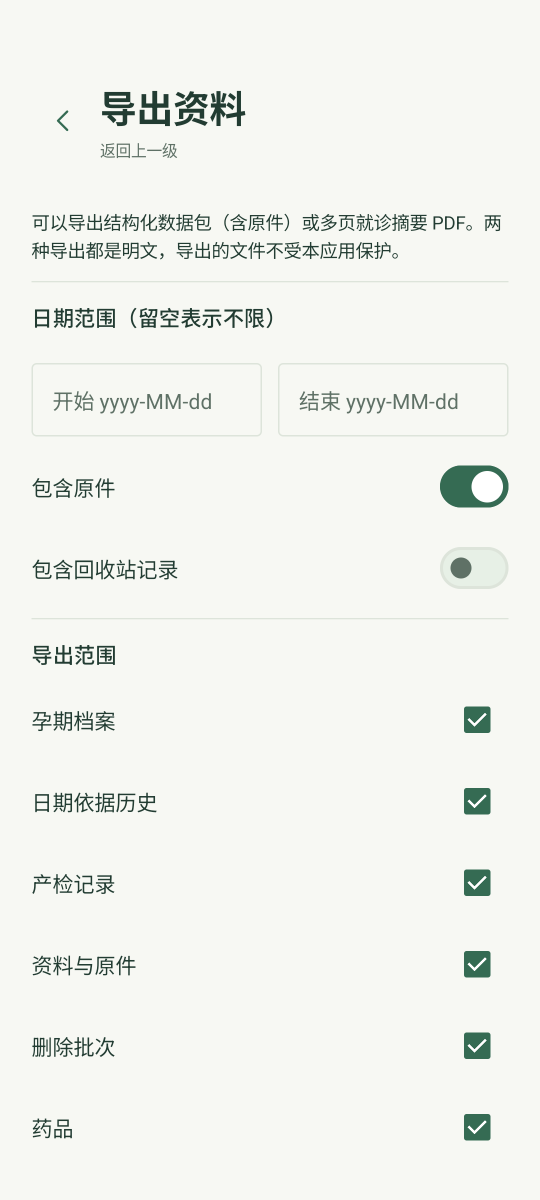
#> input picture docs/verification/2026-10-24-ui-p1-polish/after-color-fix/export-screen.png, 1080 x 2400 px, found by its file name (shown at 1/2 size)
$ python measure_switch.py
#> lines starting #> are read from the running program, lines starting #| are printed output that depends on the picture; after the words box and inside, x2 and y2 are one past the last pixel; in counts of white or black regions, pixels touching at a corner belong together
"""Switch state / contrast measurement for task-10 (JournalSwitch).

Screenshots (1080x2400, emulator-5556 / 420dpi => 1 dp = 2.625 px):
  after : light/coverage/export-screen.png, cloud-connection-backup.png, reminder-settings-custom.png
  before: docs/verification/2026-10-24-ui-evidence-gaps/light/coverage/<same names>

For every switch track found (52x32 dp M3 track = 136.5x84 px, detected as a connected component of the
expected track colour in that shape range) the script reports:
  * track colour / bbox / size in dp
  * thumb pixels inside the track bbox (checked = white onPrimary, unchecked = muted onSurfaceVariant)
  * border ring pixels inside the track bbox (unchecked border = outline)
and computes the WCAG contrast pairs of the design tokens before/after.
"""
import json
import os

from PIL import Image
import numpy as np

ROOT = os.path.dirname(os.path.abspath(__file__))  # docs/verification/2026-10-24-ui-p1-polish
REPO = os.path.abspath(os.path.join(ROOT, '..', '..', '..'))
AFTER = os.path.join(ROOT, 'light', 'coverage')
BEFORE = os.path.join(REPO, 'docs', 'verification', '2026-10-24-ui-evidence-gaps', 'light', 'coverage')
OUT_JSON = os.path.join(ROOT, 'measurements-switch.json')
OUT_TXT = os.path.join(ROOT, '_tools', 'measurements-switch.txt')
DP = 1080 / 411.4286
FACTOR = 2

PRIMARY = '#356B53'
SOFT = '#E7F0E6'
OUTLINE = '#DDE4DA'
WHITE = '#FFFFFF'
MUTED = '#5F7166'
SURFACE = '#FFFFFF'
BG = '#F7F8F3'
# Material3 defaults before the explicit colours (theme roles used by SwitchDefaults.colors()):
M3_UNCHECKED_TRACK = OUTLINE          # colourScheme.surfaceContainerHighest = outline in this theme
M3_UNCHECKED_THUMB = OUTLINE          # colourScheme.outline
M3_CHECKED_TRACK = PRIMARY
M3_CHECKED_THUMB = WHITE

TRACK_W_DP, TRACK_H_DP = 52.0, 32.0


def rgb(hex_):
    h = hex_.lstrip('#')
    return np.array([int(h[0:2], 16), int(h[2:4], 16), int(h[4:6], 16)], np.uint8)


def hex_(c):
    return '#%02X%02X%02X' % (int(c[0]), int(c[1]), int(c[2]))


def lum(hex_):
    def channel(v):
        v = v / 255.0
        return v / 12.92 if v <= 0.04045 else ((v + 0.055) / 1.055) ** 2.4
    h = hex_.lstrip('#')
    return 0.2126 * channel(int(h[0:2], 16)) + 0.7152 * channel(int(h[2:4], 16)) + 0.0722 * channel(int(h[4:6], 16))


def contrast(a, b):
    la, lb = lum(a), lum(b)
    hi, lo = max(la, lb), min(la, lb)
    return round((hi + 0.05) / (lo + 0.05), 2)


def components(mask, min_px=20):
    h, w = mask.shape
    seen = np.zeros((h, w), bool)
    ys, xs = np.nonzero(mask)
    out = []
    for y0, x0 in zip(ys, xs):
        if seen[y0, x0]:
            continue
        stack = [(y0, x0)]
        seen[y0, x0] = True
        count = 0
        miny = maxy = y0
        minx = maxx = x0
        while stack:
            y, x = stack.pop()
            count += 1
            miny = min(miny, y)
            maxy = max(maxy, y)
            minx = min(minx, x)
            maxx = max(maxx, x)
            for ny, nx in ((y - 1, x), (y + 1, x), (y, x - 1), (y, x + 1)):
                if 0 <= ny < h and 0 <= nx < w and mask[ny, nx] and not seen[ny, nx]:
                    seen[ny, nx] = True
                    stack.append((ny, nx))
        if count >= min_px:
            out.append(dict(px=count, x0=minx, y0=miny, x1=maxx, y1=maxy))
    out.sort(key=lambda c: c['px'], reverse=True)
    return out


def track_shape(c):
    w = (c['x1'] - c['x0'] + 1) / DP
    h = (c['y1'] - c['y0'] + 1) / DP
    return 40 <= w <= 70 and 24 <= h <= 40


def analyse(path):
    a = np.array(Image.open(path).convert('RGB'))
    found = []
    for colour in (PRIMARY, SOFT, OUTLINE, WHITE):
        mask = np.all(a == rgb(colour), axis=2)
        for c in components(mask, min_px=2000):
            if not track_shape(c):
                continue
            # exclude duplicates (a checked track also contains primary pixels only; unchecked is soft/outline)
            if any(abs(c['x0'] - f['x0']) < 8 and abs(c['y0'] - f['y0']) < 8 for f in found):
                continue
            x0, y0, x1, y1 = c['x0'], c['y0'], c['x1'], c['y1']
            box = a[y0:y1 + 1, x0:x1 + 1]
            thumb_counts = {k: int(np.all(box == rgb(v), axis=2).sum()) for k, v in
                            dict(white=WHITE, muted=MUTED, soft=SOFT, outline=OUTLINE, primary=PRIMARY).items()}
            found.append(dict(
                track_colour=colour, x0=int(x0), y0=int(y0),
                x0_dp=round(x0 / DP, 2), y0_dp=round(y0 / DP, 2),
                w_dp=round((x1 - x0 + 1) / DP, 2), h_dp=round((y1 - y0 + 1) / DP, 2),
                track_px=c['px'], inner_colour_counts=thumb_counts,
            ))
    found.sort(key=lambda f: (f['y0_dp'], f['x0_dp']))
    return found


def main():
    report = {'contrast': {}, 'files': {}}
    pairs_after = {
        'checked thumb(white) / track(primary)': (WHITE, PRIMARY),
        'unchecked thumb(muted) / track(soft)': (MUTED, SOFT),
        'unchecked thumb(muted) / border(outline)': (MUTED, OUTLINE),
        'unchecked track(soft) / page background': (SOFT, BG),
        'checked track(primary) / page background': (PRIMARY, BG),
        'border(outline) / page background': (OUTLINE, BG),
    }
    pairs_before = {
        'checked thumb(onPrimary white) / track(primary)': (WHITE, PRIMARY),
        'unchecked thumb(outline) / track(surfaceContainerHighest=outline)': (OUTLINE, OUTLINE),
        'unchecked track(outline) / page background': (OUTLINE, BG),
    }
    for label, (fg, bg) in pairs_before.items():
        report['contrast']['before: ' + label] = dict(fg=fg, bg=bg, ratio=contrast(fg, bg))
    for label, (fg, bg) in pairs_after.items():
        report['contrast']['after:  ' + label] = dict(fg=fg, bg=bg, ratio=contrast(fg, bg))

    lines = ['== WCAG contrast (Switch states)']
    for k, v in report['contrast'].items():
        lines.append('  %-70s fg=%s bg=%s ratio=%.2f' % (k, v['fg'], v['bg'], v['ratio']))

    for name in ('export-screen.png', 'cloud-connection-backup.png', 'reminder-settings-custom.png'):
        for phase, base in (('before', BEFORE), ('after', AFTER)):
            path = os.path.join(base, name)
            if not os.path.exists(path):
                continue
            switches = analyse(path)
#> the loop in analyse, `for colour in (PRIMARY, SOFT, OUTLINE, WHITE):` made 4 passes
#> pass 1, in analyse, `mask = np.all(a == rgb(colour), axis=2)`:
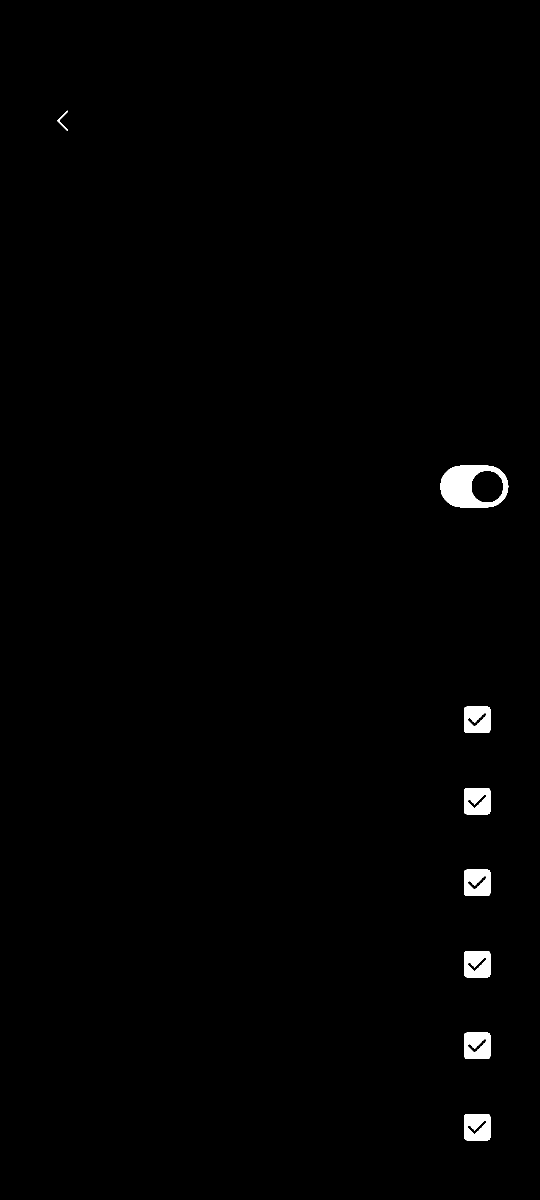
#> mask: shape (2400, 1080) bool (shown at 1/2 size); 0.83% white; 8 white regions, largest, box (x1, y1, x2, y2) and area: (880, 931, 1017, 1015) 6630, (929, 1739, 981, 1792) 2457, (929, 1902, 981, 1955) 2456
#> pass 2, in analyse, `mask = np.all(a == rgb(colour), axis=2)`:
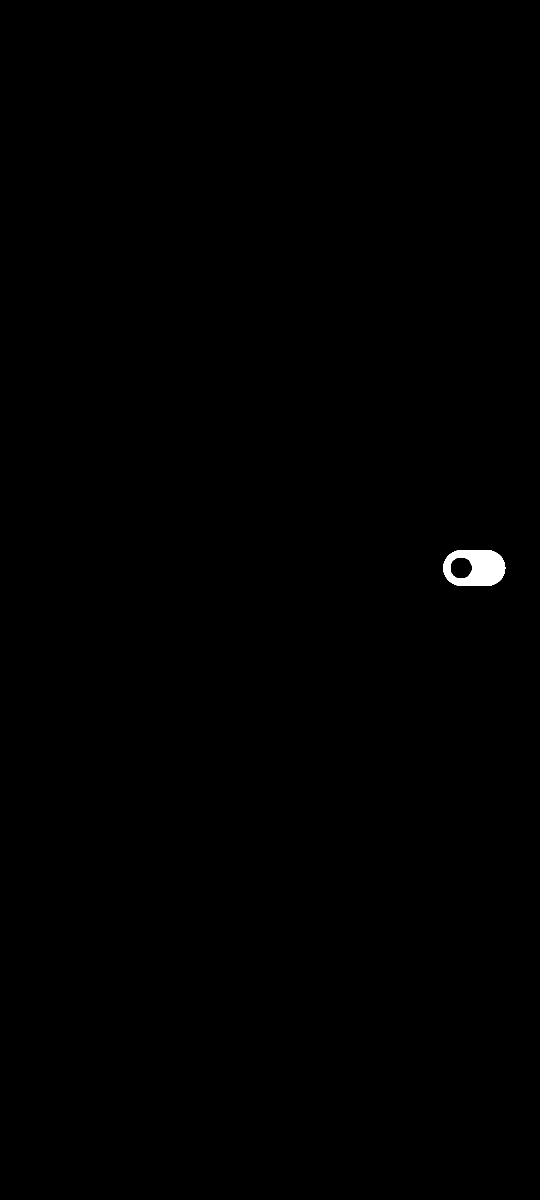
#> mask: shape (2400, 1080) bool (shown at 1/2 size); 0.24% white; 1 white region, box (x1, y1, x2, y2) and area: (886, 1100, 1011, 1172) 6335
#> pass 3, in analyse, `mask = np.all(a == rgb(colour), axis=2)`:
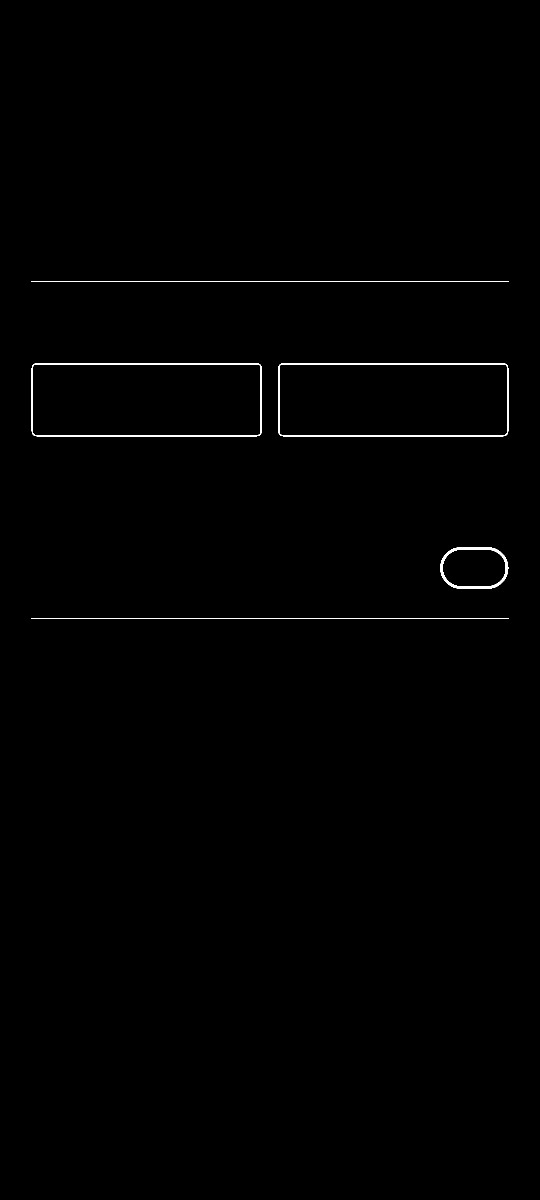
#> mask: shape (2400, 1080) bool (shown at 1/2 size); 0.49% white; 5 white regions, box (x1, y1, x2, y2) and area: (63, 726, 524, 873) 3520, (556, 726, 1017, 873) 3520, (63, 562, 1017, 564) 1908, (63, 1236, 1017, 1238) 1908, (880, 1094, 1017, 1178) 1904
#> after the loop in analyse, `for colour in (PRIMARY, SOFT, OUTLINE, WHITE):`: found = 2 items
#> switches = 2 items
            report['files']['%s/%s' % (phase, name)] = switches
            lines.append('')
            lines.append('== %s / %s : %d switch track(s)' % (phase, name, len(switches)))
            for s in switches:
                lines.append('  track=%s  %.2f x %.2f dp @ (%.2f, %.2f)  track_px=%d  inner=%s' % (
                    s['track_colour'], s['w_dp'], s['h_dp'], s['x0_dp'], s['y0_dp'], s['track_px'], s['inner_colour_counts']))
#> this loop made 2 passes
#> after the loop, lines = 14 items
#> pass 2 of the loop in main, `for name in ('export-screen.png', 'cloud-connection-backup.png', 'remi..`:
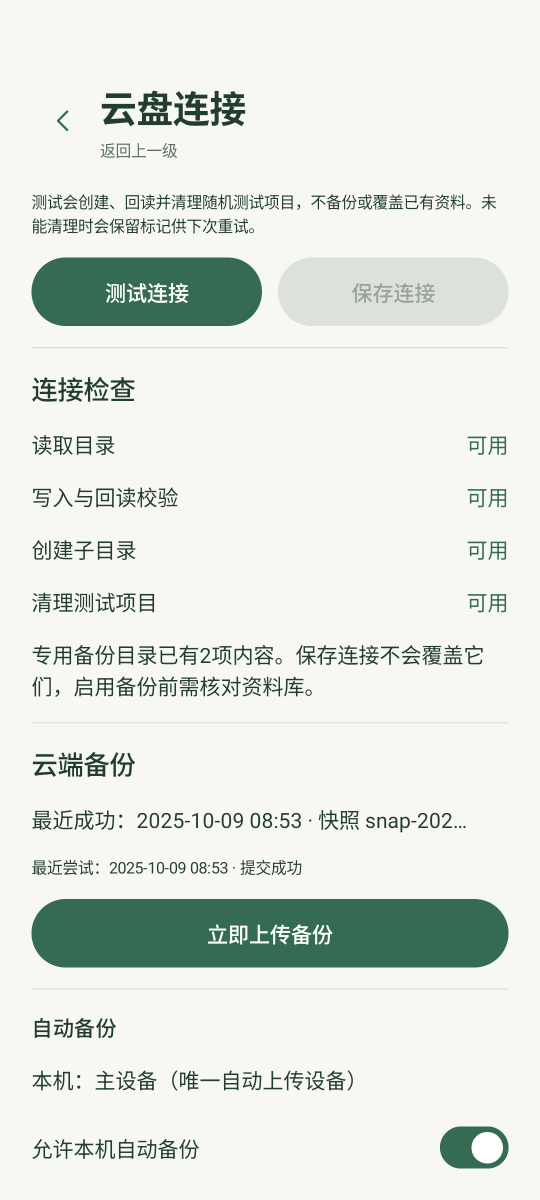
#> input picture docs/verification/2026-10-24-ui-p1-polish/after-color-fix/cloud-connection-backup.png, 1080 x 2400 px, found by its file name (shown at 1/2 size)
#> the loop in analyse (call 3), `for colour in (PRIMARY, SOFT, OUTLINE, WHITE):` made 4 passes
#> pass 1, in analyse (call 3), `mask = np.all(a == rgb(colour), axis=2)`:
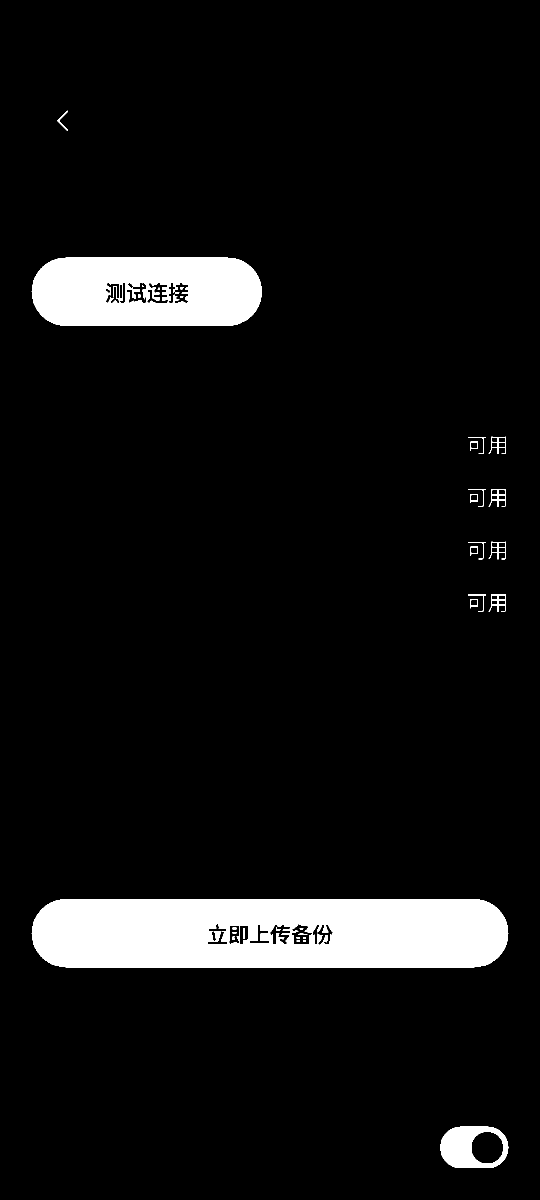
#> mask: shape (2400, 1080) bool (shown at 1/2 size); 7.2% white; 32 white regions (6 under 20 px), largest, box (x1, y1, x2, y2) and area: (63, 1798, 1017, 1935) 121430, (63, 515, 524, 652) 55121, (880, 2253, 1017, 2336) 6586
#> pass 3, in analyse (call 3), `mask = np.all(a == rgb(colour), axis=2)`:
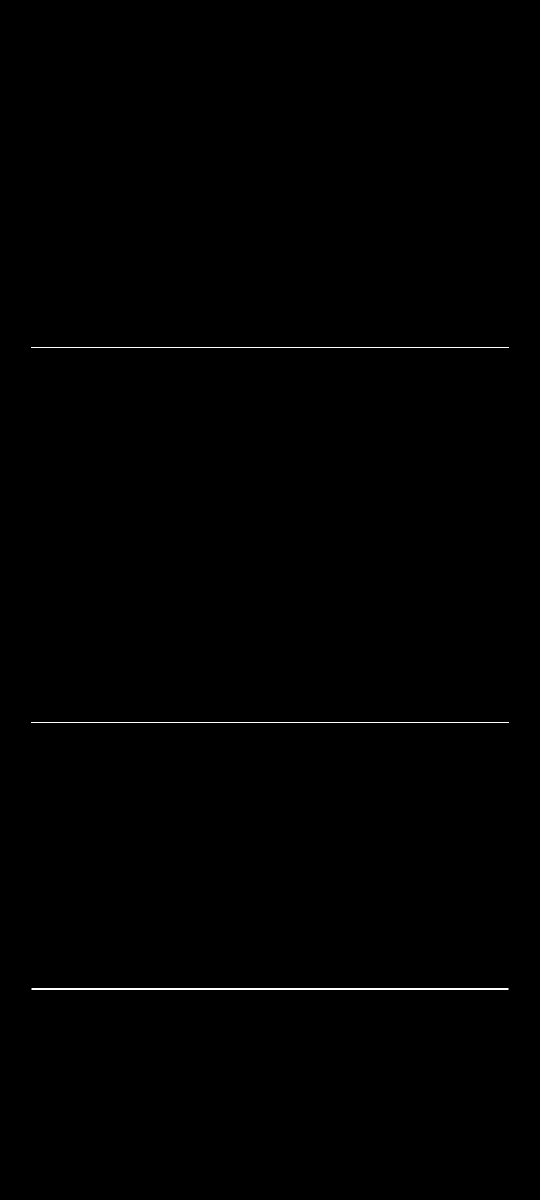
#> mask: shape (2400, 1080) bool (shown at 1/2 size); 0.22% white in thin lines or dots, all inside (x1, y1, x2, y2) = (63, 694, 1017, 1979)
#> after the loop in analyse (call 3), `for colour in (PRIMARY, SOFT, OUTLINE, WHITE):`: found = 1 item
#> the loop in main, `for s in switches:` made 1 pass
#> pass 3 of the loop in main, `for name in ('export-screen.png', 'cloud-connection-backup.png', 'remi..`:
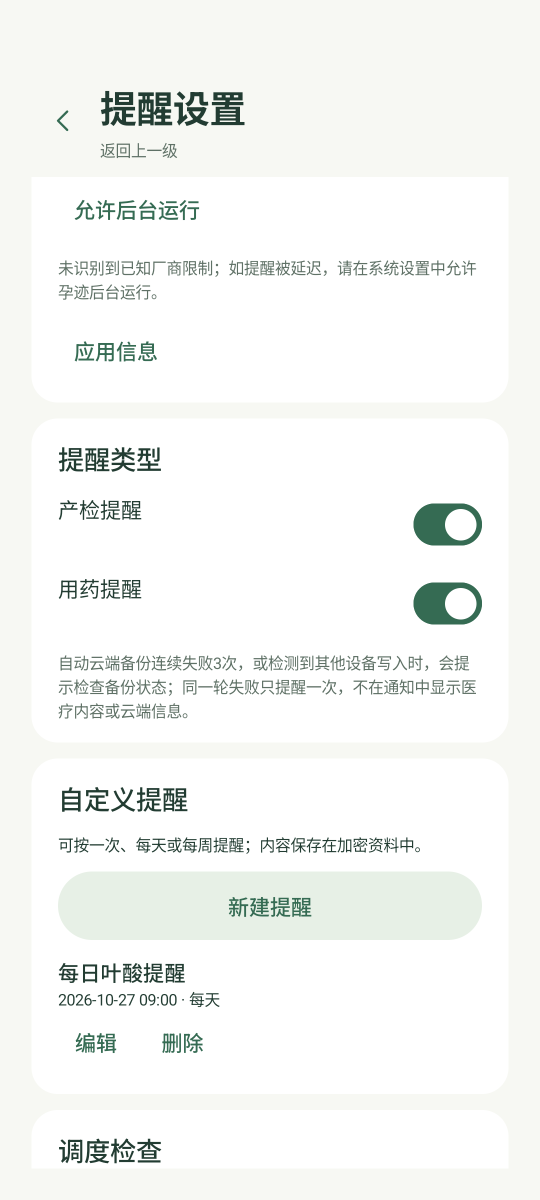
#> input picture docs/verification/2026-10-24-ui-p1-polish/after-color-fix/reminder-settings-custom.png, 1080 x 2400 px, found by its file name (shown at 1/2 size)
#> the loop in analyse (call 5), `for colour in (PRIMARY, SOFT, OUTLINE, WHITE):` made 4 passes
#> pass 1, in analyse (call 5), `mask = np.all(a == rgb(colour), axis=2)`:
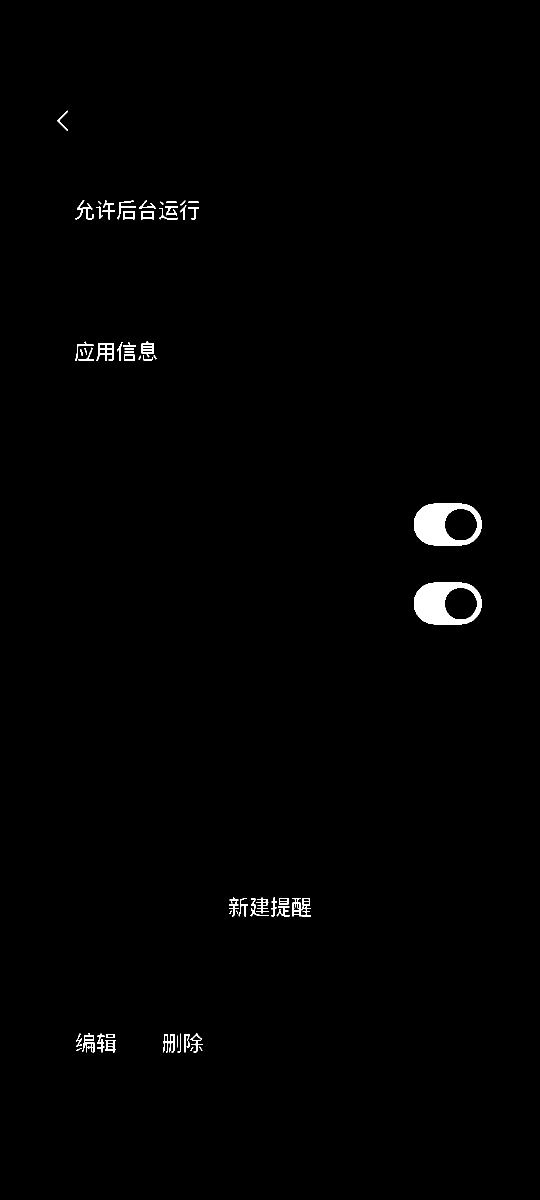
#> mask: shape (2400, 1080) bool (shown at 1/2 size); 0.82% white; 61 white regions (9 under 20 px), largest, box (x1, y1, x2, y2) and area: (828, 1007, 964, 1091) 6633, (828, 1165, 964, 1249) 6630, (192, 686, 227, 722) 488
#> pass 2, in analyse (call 5), `mask = np.all(a == rgb(colour), axis=2)`:
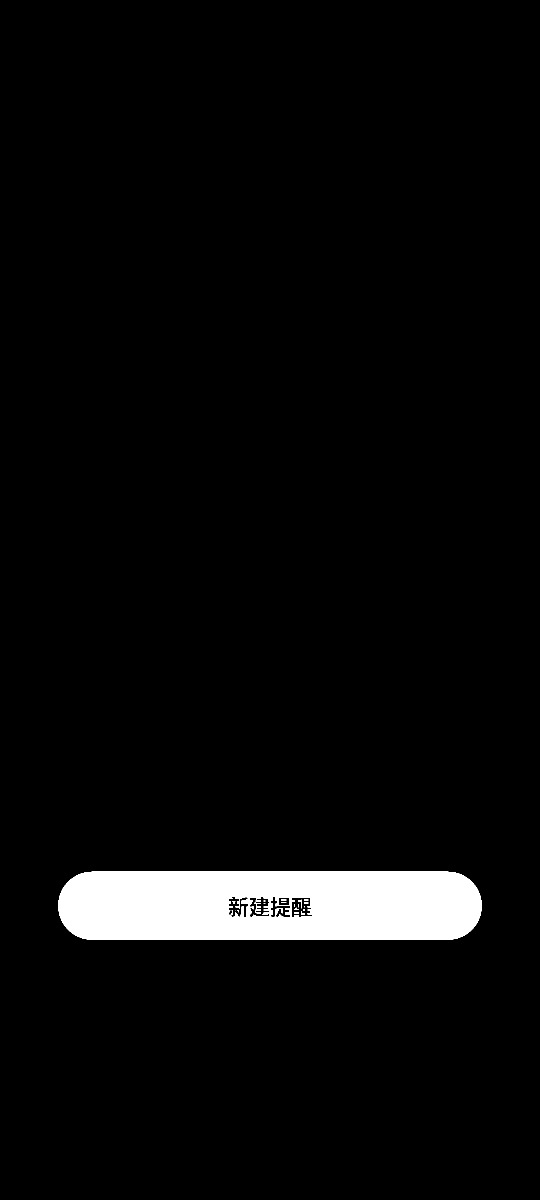
#> mask: shape (2400, 1080) bool (shown at 1/2 size); 4.2% white; 19 white regions (11 under 20 px), largest, box (x1, y1, x2, y2) and area: (116, 1743, 964, 1880) 107472, (508, 1804, 522, 1828) 105, (597, 1799, 604, 1817) 41
#> after the loop in analyse (call 5), `for colour in (PRIMARY, SOFT, OUTLINE, WHITE):`: found = 2 items
#> the loop in main, `for s in switches:` made 2 passes

    with open(OUT_JSON, 'w', encoding='utf-8') as f:
        json.dump(report, f, ensure_ascii=False, indent=1, default=lambda o: int(o) if hasattr(o, 'item') else str(o))
    os.makedirs(os.path.dirname(OUT_TXT), exist_ok=True)
    with open(OUT_TXT, 'w', encoding='utf-8') as f:
        f.write('\n'.join(lines) + '\n')
    print('\n'.join(lines))
    print('\nwritten:', OUT_JSON)


if __name__ == '__main__':
    main()
